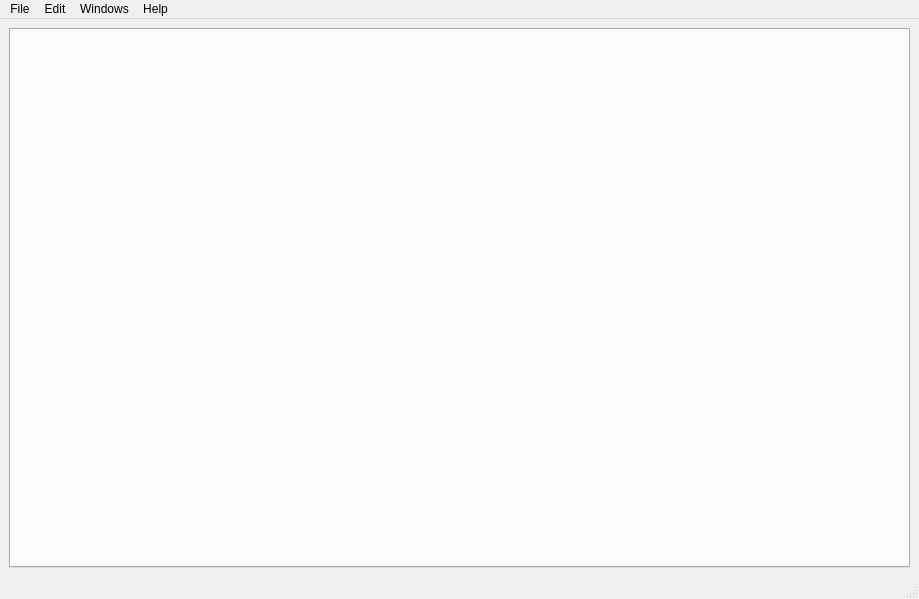
<?xml version="1.0" encoding="UTF-8"?>
<ui version="4.0">
 <class>MainWindow</class>
 <widget class="QMainWindow" name="MainWindow">
  <property name="geometry">
   <rect>
    <x>0</x>
    <y>0</y>
    <width>919</width>
    <height>599</height>
   </rect>
  </property>
  <property name="windowTitle">
   <string>MainWindow</string>
  </property>
  <widget class="QWidget" name="centralwidget">
   <layout class="QGridLayout" name="gridLayout">
    <item row="0" column="0">
     <widget class="QTabWidget" name="tabs">
      <property name="contextMenuPolicy">
       <enum>Qt::DefaultContextMenu</enum>
      </property>
      <property name="tabsClosable">
       <bool>true</bool>
      </property>
      <property name="movable">
       <bool>true</bool>
      </property>
     </widget>
    </item>
   </layout>
  </widget>
  <widget class="QMenuBar" name="menubar">
   <property name="geometry">
    <rect>
     <x>0</x>
     <y>0</y>
     <width>919</width>
     <height>26</height>
    </rect>
   </property>
   <widget class="QMenu" name="menuFile">
    <property name="statusTip">
     <string>Handle files</string>
    </property>
    <property name="title">
     <string>File</string>
    </property>
    <addaction name="openFile"/>
    <addaction name="saveFile"/>
    <addaction name="saveAsFile"/>
    <addaction name="newFile"/>
    <addaction name="separator"/>
    <addaction name="openDatabase"/>
    <addaction name="saveAsDatabase"/>
   </widget>
   <widget class="QMenu" name="menuEdit">
    <property name="statusTip">
     <string>Edit content</string>
    </property>
    <property name="title">
     <string>Edit</string>
    </property>
    <addaction name="copy"/>
    <addaction name="paste"/>
    <addaction name="cut"/>
    <addaction name="separator"/>
    <addaction name="addRow"/>
    <addaction name="duplicateRow"/>
    <addaction name="removeRow"/>
    <addaction name="separator"/>
    <addaction name="undo"/>
    <addaction name="redo"/>
   </widget>
   <widget class="QMenu" name="menuWindows">
    <property name="acceptDrops">
     <bool>false</bool>
    </property>
    <property name="statusTip">
     <string>Handle the window</string>
    </property>
    <property name="title">
     <string>Windows</string>
    </property>
    <addaction name="closeWindow"/>
   </widget>
   <widget class="QMenu" name="helpWindow">
    <property name="acceptDrops">
     <bool>false</bool>
    </property>
    <property name="statusTip">
     <string>Show help</string>
    </property>
    <property name="title">
     <string>Help</string>
    </property>
   </widget>
   <addaction name="menuFile"/>
   <addaction name="menuEdit"/>
   <addaction name="menuWindows"/>
   <addaction name="helpWindow"/>
  </widget>
  <widget class="QStatusBar" name="statusbar"/>
  <action name="openFile">
   <property name="text">
    <string>Open</string>
   </property>
   <property name="statusTip">
    <string>Open a file</string>
   </property>
   <property name="shortcut">
    <string>Ctrl+O</string>
   </property>
  </action>
  <action name="saveFile">
   <property name="text">
    <string>Save</string>
   </property>
   <property name="statusTip">
    <string>Save the actual file</string>
   </property>
   <property name="shortcut">
    <string>Ctrl+S</string>
   </property>
  </action>
  <action name="saveAsFile">
   <property name="text">
    <string>Save As File</string>
   </property>
   <property name="statusTip">
    <string>Save the actual file again</string>
   </property>
   <property name="shortcut">
    <string>Ctrl+Shift+S</string>
   </property>
  </action>
  <action name="newFile">
   <property name="text">
    <string>New</string>
   </property>
   <property name="statusTip">
    <string>Create a new file</string>
   </property>
   <property name="shortcut">
    <string>Ctrl+N</string>
   </property>
  </action>
  <action name="closeWindow">
   <property name="text">
    <string>Close</string>
   </property>
   <property name="statusTip">
    <string>Close the window</string>
   </property>
   <property name="shortcut">
    <string>Ctrl+Q</string>
   </property>
  </action>
  <action name="copy">
   <property name="text">
    <string>Copy</string>
   </property>
   <property name="statusTip">
    <string>Copy the displayed content</string>
   </property>
   <property name="shortcut">
    <string>Ctrl+C</string>
   </property>
  </action>
  <action name="addRow">
   <property name="text">
    <string>Add Row</string>
   </property>
   <property name="statusTip">
    <string>Add a new Row to the Table</string>
   </property>
   <property name="shortcut">
    <string>Shift+Return</string>
   </property>
  </action>
  <action name="openDatabase">
   <property name="text">
    <string>Open Database</string>
   </property>
   <property name="shortcut">
    <string>Alt+O</string>
   </property>
  </action>
  <action name="saveAsDatabase">
   <property name="text">
    <string>Save As Database</string>
   </property>
   <property name="shortcut">
    <string>Alt+S</string>
   </property>
  </action>
  <action name="paste">
   <property name="text">
    <string>Paste</string>
   </property>
   <property name="shortcut">
    <string>Ctrl+V</string>
   </property>
  </action>
  <action name="undo">
   <property name="text">
    <string>Undo</string>
   </property>
   <property name="shortcut">
    <string>Ctrl+Z</string>
   </property>
  </action>
  <action name="redo">
   <property name="text">
    <string>Redo</string>
   </property>
   <property name="shortcut">
    <string>Ctrl+Shift+Z</string>
   </property>
  </action>
  <action name="removeRow">
   <property name="text">
    <string>Delte Row</string>
   </property>
   <property name="shortcut">
    <string>Del</string>
   </property>
  </action>
  <action name="duplicateRow">
   <property name="text">
    <string>Duplicate Row</string>
   </property>
   <property name="shortcut">
    <string>Ctrl+D</string>
   </property>
  </action>
  <action name="cut">
   <property name="text">
    <string>Cut</string>
   </property>
   <property name="shortcut">
    <string>Ctrl+X</string>
   </property>
  </action>
 </widget>
 <resources/>
 <connections>
  <connection>
   <sender>closeWindow</sender>
   <signal>triggered()</signal>
   <receiver>MainWindow</receiver>
   <slot>close()</slot>
   <hints>
    <hint type="sourcelabel">
     <x>-1</x>
     <y>-1</y>
    </hint>
    <hint type="destinationlabel">
     <x>427</x>
     <y>299</y>
    </hint>
   </hints>
  </connection>
 </connections>
</ui>
